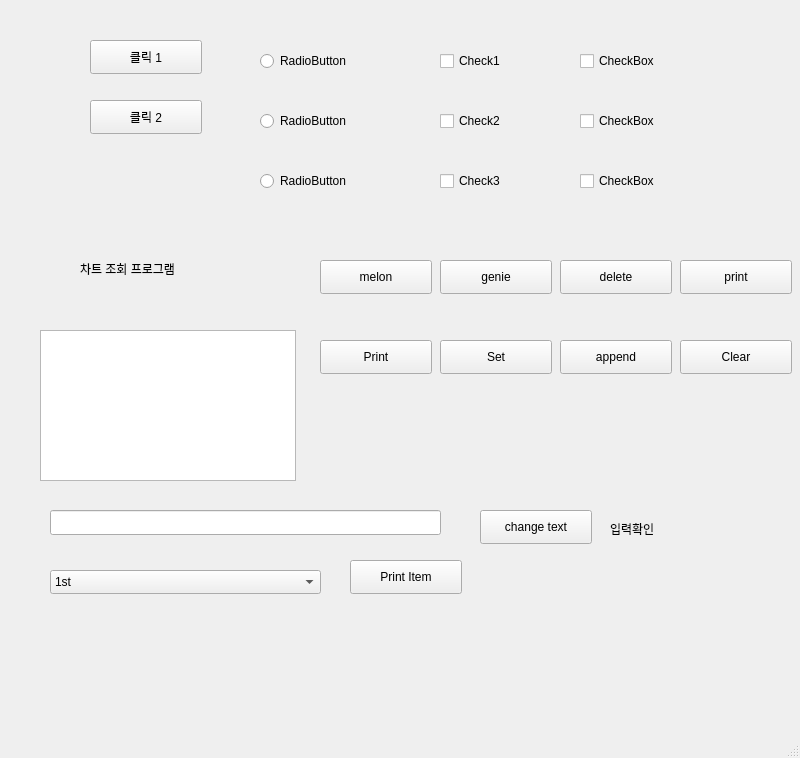
<?xml version="1.0" encoding="UTF-8"?>
<ui version="4.0">
 <class>MainWindow</class>
 <widget class="QMainWindow" name="MainWindow">
  <property name="geometry">
   <rect>
    <x>0</x>
    <y>0</y>
    <width>800</width>
    <height>758</height>
   </rect>
  </property>
  <property name="windowTitle">
   <string>MainWindow</string>
  </property>
  <widget class="QWidget" name="centralwidget">
   <widget class="QPushButton" name="pushButton_1">
    <property name="geometry">
     <rect>
      <x>90</x>
      <y>40</y>
      <width>112</width>
      <height>34</height>
     </rect>
    </property>
    <property name="text">
     <string>클릭 1</string>
    </property>
   </widget>
   <widget class="QPushButton" name="pushButton_2">
    <property name="geometry">
     <rect>
      <x>90</x>
      <y>100</y>
      <width>112</width>
      <height>34</height>
     </rect>
    </property>
    <property name="text">
     <string>클릭 2</string>
    </property>
   </widget>
   <widget class="QRadioButton" name="radioButton_1">
    <property name="geometry">
     <rect>
      <x>260</x>
      <y>50</y>
      <width>130</width>
      <height>22</height>
     </rect>
    </property>
    <property name="text">
     <string>RadioButton</string>
    </property>
   </widget>
   <widget class="QRadioButton" name="radioButton_2">
    <property name="geometry">
     <rect>
      <x>260</x>
      <y>110</y>
      <width>130</width>
      <height>22</height>
     </rect>
    </property>
    <property name="text">
     <string>RadioButton</string>
    </property>
   </widget>
   <widget class="QRadioButton" name="radioButton_3">
    <property name="geometry">
     <rect>
      <x>260</x>
      <y>170</y>
      <width>130</width>
      <height>22</height>
     </rect>
    </property>
    <property name="text">
     <string>RadioButton</string>
    </property>
   </widget>
   <widget class="QCheckBox" name="check1">
    <property name="geometry">
     <rect>
      <x>440</x>
      <y>50</y>
      <width>116</width>
      <height>22</height>
     </rect>
    </property>
    <property name="text">
     <string>Check1</string>
    </property>
   </widget>
   <widget class="QCheckBox" name="check2">
    <property name="geometry">
     <rect>
      <x>440</x>
      <y>110</y>
      <width>116</width>
      <height>22</height>
     </rect>
    </property>
    <property name="text">
     <string>Check2</string>
    </property>
   </widget>
   <widget class="QCheckBox" name="check3">
    <property name="geometry">
     <rect>
      <x>440</x>
      <y>170</y>
      <width>116</width>
      <height>22</height>
     </rect>
    </property>
    <property name="text">
     <string>Check3</string>
    </property>
   </widget>
   <widget class="QCheckBox" name="checkBox1">
    <property name="geometry">
     <rect>
      <x>580</x>
      <y>50</y>
      <width>116</width>
      <height>22</height>
     </rect>
    </property>
    <property name="text">
     <string>CheckBox</string>
    </property>
   </widget>
   <widget class="QCheckBox" name="checkBox2">
    <property name="geometry">
     <rect>
      <x>580</x>
      <y>110</y>
      <width>116</width>
      <height>22</height>
     </rect>
    </property>
    <property name="text">
     <string>CheckBox</string>
    </property>
   </widget>
   <widget class="QCheckBox" name="checkBox3">
    <property name="geometry">
     <rect>
      <x>580</x>
      <y>170</y>
      <width>116</width>
      <height>22</height>
     </rect>
    </property>
    <property name="text">
     <string>CheckBox</string>
    </property>
   </widget>
   <widget class="QLabel" name="label">
    <property name="geometry">
     <rect>
      <x>80</x>
      <y>260</y>
      <width>201</width>
      <height>18</height>
     </rect>
    </property>
    <property name="text">
     <string>차트 조회 프로그램</string>
    </property>
   </widget>
   <widget class="QPushButton" name="melonButton">
    <property name="geometry">
     <rect>
      <x>320</x>
      <y>260</y>
      <width>112</width>
      <height>34</height>
     </rect>
    </property>
    <property name="text">
     <string>melon</string>
    </property>
   </widget>
   <widget class="QPushButton" name="genieButton">
    <property name="geometry">
     <rect>
      <x>440</x>
      <y>260</y>
      <width>112</width>
      <height>34</height>
     </rect>
    </property>
    <property name="text">
     <string>genie</string>
    </property>
   </widget>
   <widget class="QPushButton" name="printButton">
    <property name="geometry">
     <rect>
      <x>680</x>
      <y>260</y>
      <width>112</width>
      <height>34</height>
     </rect>
    </property>
    <property name="text">
     <string>print</string>
    </property>
   </widget>
   <widget class="QPushButton" name="deleteButton">
    <property name="geometry">
     <rect>
      <x>560</x>
      <y>260</y>
      <width>112</width>
      <height>34</height>
     </rect>
    </property>
    <property name="text">
     <string>delete</string>
    </property>
   </widget>
   <widget class="QTextBrowser" name="textBrowser">
    <property name="geometry">
     <rect>
      <x>40</x>
      <y>330</y>
      <width>256</width>
      <height>151</height>
     </rect>
    </property>
   </widget>
   <widget class="QPushButton" name="settextButton">
    <property name="geometry">
     <rect>
      <x>440</x>
      <y>340</y>
      <width>112</width>
      <height>34</height>
     </rect>
    </property>
    <property name="text">
     <string>Set</string>
    </property>
   </widget>
   <widget class="QPushButton" name="clearButton">
    <property name="geometry">
     <rect>
      <x>680</x>
      <y>340</y>
      <width>112</width>
      <height>34</height>
     </rect>
    </property>
    <property name="text">
     <string>Clear</string>
    </property>
   </widget>
   <widget class="QPushButton" name="appendtextButton">
    <property name="geometry">
     <rect>
      <x>560</x>
      <y>340</y>
      <width>112</width>
      <height>34</height>
     </rect>
    </property>
    <property name="text">
     <string>append</string>
    </property>
   </widget>
   <widget class="QPushButton" name="printbrowserButton">
    <property name="geometry">
     <rect>
      <x>320</x>
      <y>340</y>
      <width>112</width>
      <height>34</height>
     </rect>
    </property>
    <property name="text">
     <string>Print</string>
    </property>
   </widget>
   <widget class="QLineEdit" name="lineEdit">
    <property name="geometry">
     <rect>
      <x>50</x>
      <y>510</y>
      <width>391</width>
      <height>25</height>
     </rect>
    </property>
   </widget>
   <widget class="QPushButton" name="lineeditchangeButton">
    <property name="geometry">
     <rect>
      <x>480</x>
      <y>510</y>
      <width>112</width>
      <height>34</height>
     </rect>
    </property>
    <property name="text">
     <string>change text</string>
    </property>
   </widget>
   <widget class="QLabel" name="label_text">
    <property name="geometry">
     <rect>
      <x>610</x>
      <y>520</y>
      <width>201</width>
      <height>18</height>
     </rect>
    </property>
    <property name="text">
     <string>입력확인</string>
    </property>
   </widget>
   <widget class="QComboBox" name="comboBox">
    <property name="geometry">
     <rect>
      <x>50</x>
      <y>570</y>
      <width>271</width>
      <height>24</height>
     </rect>
    </property>
    <item>
     <property name="text">
      <string>1st</string>
     </property>
    </item>
    <item>
     <property name="text">
      <string>2nd</string>
     </property>
    </item>
    <item>
     <property name="text">
      <string>3rd</string>
     </property>
    </item>
   </widget>
   <widget class="QPushButton" name="printitem">
    <property name="geometry">
     <rect>
      <x>350</x>
      <y>560</y>
      <width>112</width>
      <height>34</height>
     </rect>
    </property>
    <property name="text">
     <string>Print Item</string>
    </property>
   </widget>
  </widget>
  <widget class="QMenuBar" name="menubar">
   <property name="geometry">
    <rect>
     <x>0</x>
     <y>0</y>
     <width>800</width>
     <height>31</height>
    </rect>
   </property>
  </widget>
  <widget class="QStatusBar" name="statusbar"/>
 </widget>
 <resources/>
 <connections/>
</ui>
